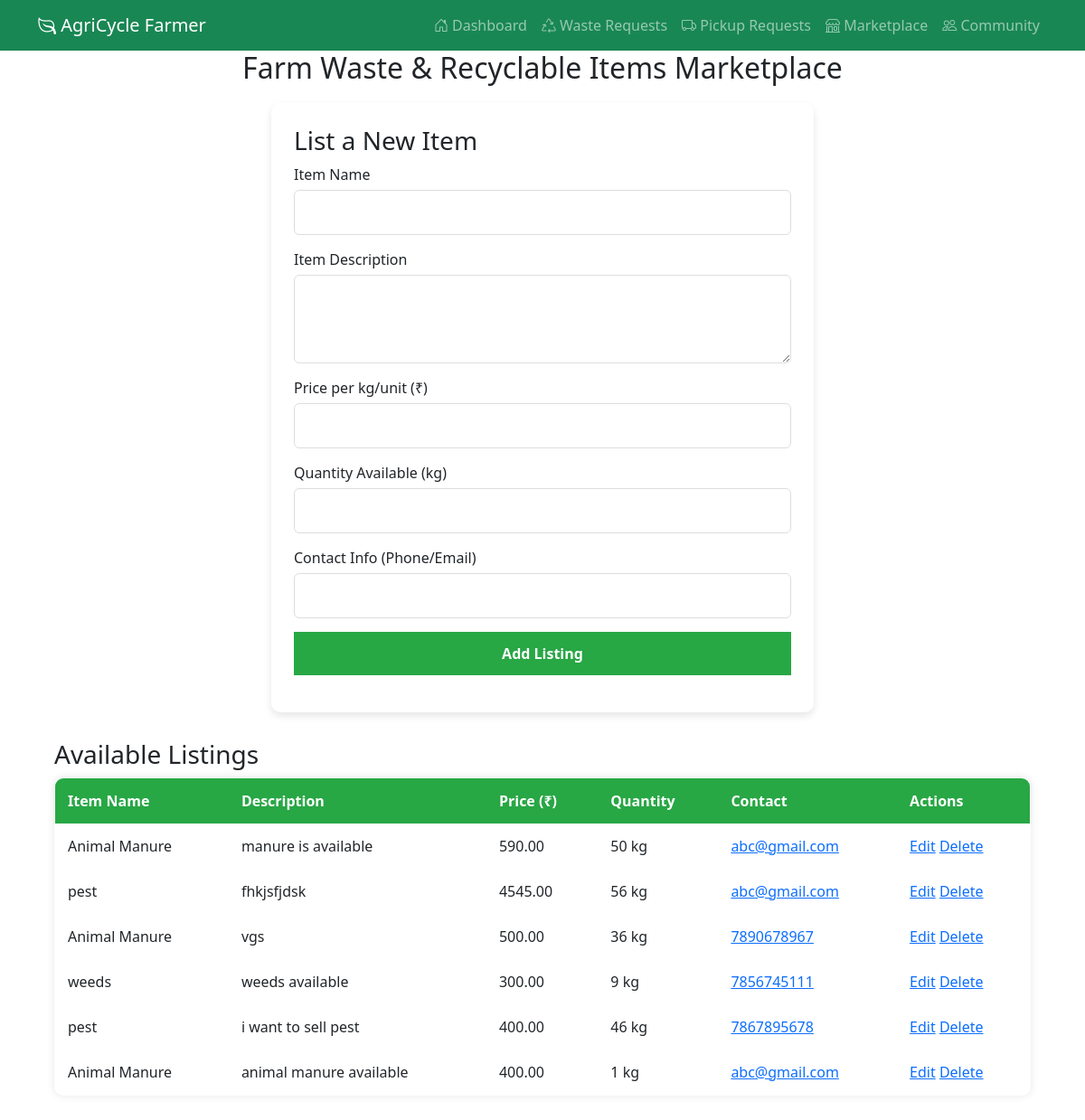
Screenshot of /farmer/marketplace.php with the database file from the repository.
### tables this page shows
CREATE TABLE `marketplace_items` (
  `id` int(11) NOT NULL,
  `user_id` int(11) NOT NULL,
  `photo_path` varchar(255) DEFAULT NULL,
  `item_name` varchar(255) NOT NULL,
  `description` text NOT NULL,
  `price` decimal(10,2) NOT NULL,
  `quantity` int(11) NOT NULL,
  `contact_info` varchar(255) NOT NULL,
  `created_at` timestamp NOT NULL DEFAULT current_timestamp()
);

### farmer/marketplace.php (the view, shortened to what this page needs)
<?php
include '../config/db_connect.php';
$query = "SELECT * FROM marketplace_items ORDER BY created_at DESC";
$stmt = mysqli_prepare($conn, $query);
mysqli_stmt_execute($stmt);
$result = mysqli_stmt_get_result($stmt);
include '../farmer/navbar.php';
?>
<!DOCTYPE html>
<html lang="en">
<head>
    <link rel="stylesheet" href="../assets/css/marketplace.css">
<link href="https://cdn.jsdelivr.net/npm/bootstrap@5.3.0/dist/css/bootstrap.min.css" rel="stylesheet">
<link href="https://cdn.jsdelivr.net/npm/bootstrap-icons/font/bootstrap-icons.css" rel="stylesheet">
</head>
<body>
    <h2>Farm Waste & Recyclable Items Marketplace</h2>
    <div class="form-container">
        <h3>List a New Item</h3>
        <form action="add_marketplace_item.php" method="POST">
            <div class="form-group">
                <label>Item Name</label>
                <input type="text" name="item_name" required>
            </div>
            <div class="form-group">
                <label>Item Description</label>
                <textarea name="description" rows="3" required></textarea>
            </div>
            <div class="form-group">
                <label>Price per kg/unit (₹)</label>
                <input type="number" name="price" required>
            </div>
            <div class="form-group">
                <label>Quantity Available (kg)</label>
                <input type="number" name="quantity" required>
            </div>
            <div class="form-group">
                <label>Contact Info (Phone/Email)</label>
                <input type="text" name="contact_info" required>
            </div>
            <button type="submit">Add Listing</button>
        </form>
    </div>
    <div class="listing-container">
    <h3>Available Listings</h3>
<table border="1">
    <tr>
        <th>Item Name</th>
        <th>Description</th>
        <th>Price (₹)</th>
        <th>Quantity</th>
        <th>Contact</th>
        <th>Actions</th>
    </tr>
    <?php while ($row = mysqli_fetch_assoc($result)) {
        $contact = htmlspecialchars($row['contact_info']);
        $id = $row['id'];
        if (filter_var($contact, FILTER_VALIDATE_EMAIL)) {
            $contact_link = "<a href='mailto:$contact'>$contact</a>";
        } elseif (preg_match('/^\+?\d{10,}$/', $contact)) {
            $contact_link = "<a href='tel:$contact'>$contact</a>";
        } else {
            $contact_link = $contact;
        }
    ?>
        <tr>
            <td><?= htmlspecialchars($row['item_name']) ?></td>
            <td><?= htmlspecialchars($row['description']) ?></td>
            <td><?= htmlspecialchars($row['price']) ?></td>
            <td><?= htmlspecialchars($row['quantity']) ?> kg</td>
            <td><?= $contact_link ?></td>
            <td>
                <a href="edit_marketplace_item.php?id=<?= $id ?>" class="edit-btn">Edit</a>
                <a href="delete_marketplace_item.php?id=<?= $id ?>" class="delete-btn" onclick="return confirm('Are you sure?')">Delete</a>
            </td>
        </tr>
    <?php } ?>
</table>
    </div>
</body>
</html>

### farmer/navbar.php (shortened to what this page needs)
<nav class="navbar navbar-expand-lg navbar-dark bg-success">
    <div class="container">
        <a class="navbar-brand" href="dashboard.php">
            <i class="bi bi-leaf"></i> AgriCycle Farmer
        </a>
        <div class="collapse navbar-collapse" id="navbarNav">
            <ul class="navbar-nav ms-auto">
                <li class="nav-item">
                    <a class="nav-link" href="../dashboard/farmer_dashboard.php"><i class="bi bi-house-door"></i> Dashboard</a>
                </li>
                <li class="nav-item">
                    <a class="nav-link" href="waste_requests.php"><i class="bi bi-recycle"></i> Waste Requests</a>
                </li>
                <li class="nav-item">
                    <a class="nav-link" href="pickup_requests.php"><i class="bi bi-truck"></i> Pickup Requests</a>
                </li>
                <li class="nav-item">
                    <a class="nav-link" href="../marketplace/index.php"><i class="bi bi-shop"></i> Marketplace</a>
                </li>
                <li class="nav-item">
                    <a class="nav-link" href="../community/forum.php"><i class="bi bi-people"></i> Community</a>
                </li>
            </ul>
        </div>
    </div>
</nav>

### assets/css/marketplace.css (style rules this page uses)
body { font-family: 'Poppins', sans-serif; background-color: #f8f9fa; margin: 0; padding: 0; }
h2 { text-align: center; color: #28a745; font-size: 28px; margin-top: 20px; }
.form-container { max-width: 600px; margin: 20px auto; background: white; padding: 25px; border-radius: 10px; box-shadow: 0 4px 8px rgba(0, 0, 0, 0.1); }
.form-group { margin-bottom: 15px; }
label { font-weight: 500; display: block; margin-bottom: 5px; }
input, textarea { width: 100%; padding: 12px; border: 1px solid #ddd; border-radius: 6px; font-size: 16px; transition: 0.3s ease-in-out; }
button { width: 100%; padding: 12px; background-color: #28a745; border: none; color: white; font-size: 16px; font-weight: bold; border-radius: 6px; cursor: pointer; transition: 0.3s; }
.listing-container { width: 90%; margin: 30px auto; }
table { width: 100%; border-collapse: collapse; background: white; border-radius: 10px; overflow: hidden; box-shadow: 0 0 10px rgba(0, 0, 0, 0.1); }
th, td { padding: 14px; text-align: left; border-bottom: 1px solid #ddd; }
th { background-color: #28a745; color: white; font-size: 16px; }

### rows the page displays
marketplace_items: item_name "Animal Manure", description "manure is available", price "590.00", quantity "50", contact_info "abc@gmail.com"
marketplace_items: item_name "pest", description "fhkjsfjdsk", price "4545.00", quantity "56", contact_info "abc@gmail.com"
marketplace_items: item_name "Animal Manure", description "vgs", price "500.00", quantity "36", contact_info "7890678967"
marketplace_items: item_name "weeds", description "weeds available", price "300.00", quantity "9", contact_info "7856745111"
marketplace_items: item_name "pest", description "i want to sell pest", price "400.00", quantity "46", contact_info "7867895678"
marketplace_items: item_name "Animal Manure", description "animal manure available", price "400.00", quantity "1", contact_info "abc@gmail.com"
